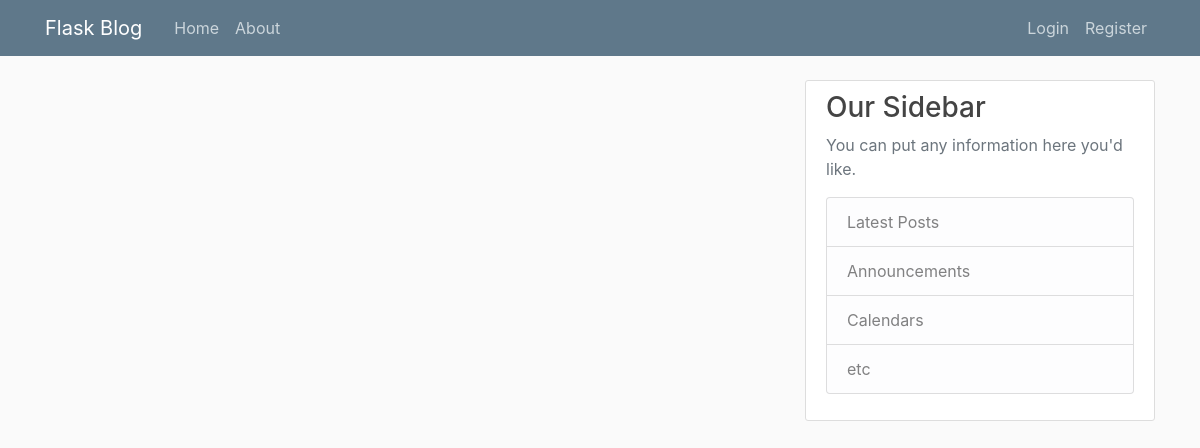
The app's page /home, older data.
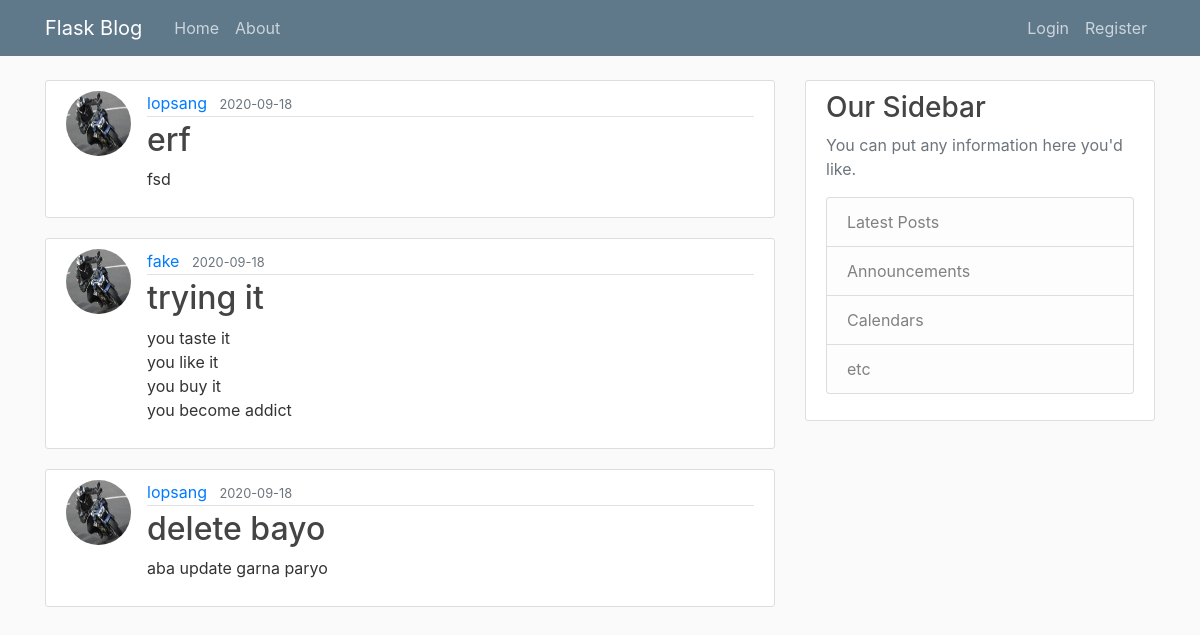
The same page, newer data.
### flaskblog/models.py (models this page shows, shortened)
class Post(db.Model):
    id = db.Column(db.Integer, primary_key=True)
    title = db.Column(db.String(100), nullable=False)
    date_posted = db.Column(db.DateTime, nullable=False, default=datetime.utcnow)
    content = db.Column(db.Text, nullable=False)
    user_id = db.Column(db.Integer, db.ForeignKey('user.id'), nullable=False)

class User(db.Model, UserMixin):
    id = db.Column(db.Integer, primary_key=True)
    username = db.Column(db.String(20), unique=True, nullable=False)
    email = db.Column(db.String(120), unique=True, nullable=False)
    image_file = db.Column(db.String(20), nullable=False, default='default.jpg')
    password = db.Column(db.String(60), nullable=False)
    posts = db.relationship('Post', backref='author', lazy=True)

### flaskblog/routes.py (the view)
@app.route("/")
@app.route("/home")
def home():
    posts = Post.query.all()
    return render_template('home.html', posts=posts)

### flaskblog/templates/home.html
{% extends "layout.html" %}
{% block content %}
    {% for post in posts %}
        <article class="media content-section">
          <img class="rounded-circle article-img" src="{{ url_for('static', filename='profile_pics/' + post.author.image_file) }}">
          <div class="media-body">
            <div class="article-metadata">
              <a class="mr-2" href="#">{{ post.author.username }}</a>
              <small class="text-muted">{{ post.date_posted.strftime('%Y-%m-%d') }}</small>
            </div>
            <h2><a class="article-title" href="{{ url_for('post', post_id=post.id) }}">{{ post.title }}</a></h2>
            <p class="article-content">{{ post.content }}</p>
          </div>
        </article>
    {% endfor %}
{% endblock content %}

### flaskblog/templates/layout.html (shortened to what this page needs)
<!DOCTYPE html>
<html>
<head>
    <link rel="stylesheet" href="https://maxcdn.bootstrapcdn.com/bootstrap/4.0.0/css/bootstrap.min.css">
    <link rel="stylesheet" type="text/css" href="{{ url_for('static', filename='main.css') }}">
</head>
<body>
    <header class="site-header">
      <nav class="navbar navbar-expand-md navbar-dark bg-steel fixed-top">
        <div class="container">
          <a class="navbar-brand mr-4" href="/">Flask Blog</a>
          <div class="collapse navbar-collapse" id="navbarToggle">
            <div class="navbar-nav mr-auto">
              <a class="nav-item nav-link" href="{{ url_for('home') }}">Home</a>
              <a class="nav-item nav-link" href="{{ url_for('about') }}">About</a>
            </div>
            <div class="navbar-nav">
              {% if current_user.is_authenticated %}
               <a class="nav-item nav-link" href="{{ url_for('new_post') }}">New Post</a>
                <a class="nav-item nav-link" href="{{ url_for('account') }}">Account</a>
                <a class="nav-item nav-link" href="{{ url_for('logout') }}">Logout</a>
              {% else %}
                <a class="nav-item nav-link" href="{{ url_for('login') }}">Login</a>
                <a class="nav-item nav-link" href="{{ url_for('register') }}">Register</a>
              {% endif %}
            </div>
          </div>
        </div>
      </nav>
    </header>
    <main role="main" class="container">
      <div class="row">
        <div class="col-md-8">
          {% block content %}{% endblock %}
        </div>
        <div class="col-md-4">
          <div class="content-section">
            <h3>Our Sidebar</h3>
            <p class='text-muted'>You can put any information here you'd like.
              <ul class="list-group">
                <li class="list-group-item list-group-item-light">Latest Posts</li>
                <li class="list-group-item list-group-item-light">Announcements</li>
                <li class="list-group-item list-group-item-light">Calendars</li>
                <li class="list-group-item list-group-item-light">etc</li>
              </ul>
            </p>
          </div>
        </div>
      </div>
    </main>
</body>
</html>

### flaskblog/static/main.css (style rules this page uses)
body { background: #fafafa; color: #333333; margin-top: 5rem; }
h1, h2, h3, h4, h5, h6 { color: #444444; }
.bg-steel { background-color: #5f788a; }
.site-header .navbar-nav .nav-link { color: #cbd5db; }
.content-section { background: #ffffff; padding: 10px 20px; border: 1px solid #dddddd; border-radius: 3px; margin-bottom: 20px; }
.article-title { color: #444444; }
.article-content { white-space: pre-line; }
.article-img { height: 65px; width: 65px; margin-right: 16px; }
.article-metadata { padding-bottom: 1px; margin-bottom: 4px; border-bottom: 1px solid #e3e3e3 }

Row changes from the older to the newer data that the page shows:
added Post: image_file (picture), author.username "lopsang", date_posted "2020-09-18", title "erf", content "fsd"
added Post: image_file (placeholder picture), author.username "fake", date_posted "2020-09-18", title "trying it", content "you taste it you like it you buy it you become addict"
added Post: image_file (picture), author.username "lopsang", date_posted "2020-09-18", title "delete bayo", content "aba update garna paryo"
